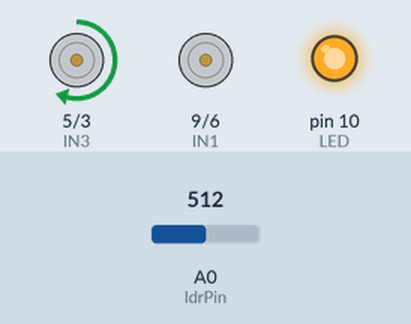
Simulated run of this sketch. Board: Arduino Uno, built with avr-gcc and run on an emulated ATmega328P. On the bench: motor-driver pin pairs drawn as motors (green arrow = first pin HIGH = forward, orange = second pin HIGH = backward, longer = more drive), output pins drawn as LEDs (lit = HIGH). The test bench sets the inputs (shaded band); at power-on: A0 (ldrPin) = 512.

Above: at 1.2 s.
1.3 s: A0 (ldrPin) set to 716
At 2.3 s:
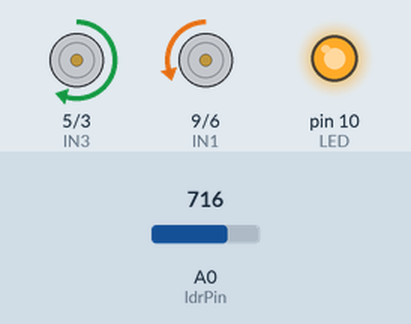
4.3 s: A0 (ldrPin) set to 900
At 4.51 s:
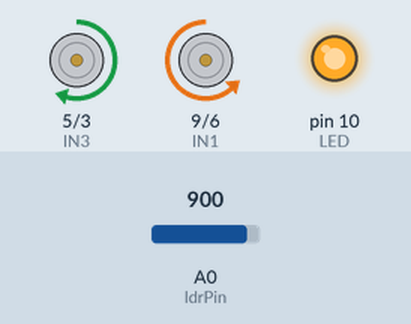
7.3 s: A0 (ldrPin) set to 306
At 9.1 s:
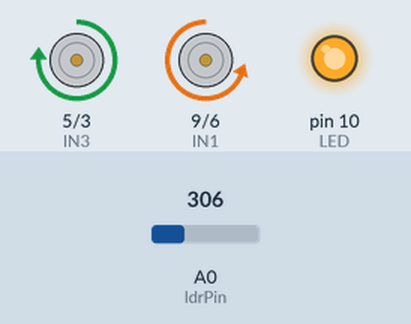
10.3 s: A0 (ldrPin) set to 1023
Timing chart, 0 to 14.0 s (numbered marks = the images above; inputs shaded):
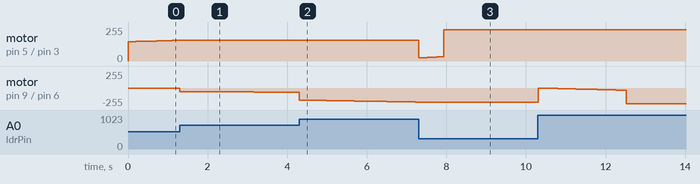

The sketch:

SeguidorDeLinhaSementes.ino
```cpp
const int IN1 = 9, IN2 = 6, IN3 = 5, IN4 = 3, ldrPin = 0, LED = 10;
float reg = 0, prerror = 0, error = 0, sM = 0, kp = 0.65, ki = 0.0001, kd = 0.1,  x = 0;
int ldrValor = 0, vbase = 35;

void Off(){
  digitalWrite(IN1,LOW);
  digitalWrite(IN2,LOW);
  digitalWrite(IN3,LOW);
  digitalWrite(IN4,LOW);
}

void setup(){
 pinMode(IN1,OUTPUT);
 pinMode(IN2,OUTPUT);
 pinMode(IN3,OUTPUT);
 pinMode(IN4,OUTPUT);

 pinMode(LED,OUTPUT);

 digitalWrite(LED, HIGH);

 //Serial.begin(9600);
}

void loop(){

  ldrValor = analogRead(ldrPin);
  //Serial.println(ldrValor);

      error = (682 - ldrValor);
      // 682 é a referência,     (leitura no preto + leitura no branco)/2  ---> Calibrar

      reg = reg + error;
      if(prerror > 0 && error <= 0) reg = 0;
      if(prerror < 0 && error >= 0) reg = 0;

      sM = (kp*error + ki*(reg) + kd*(error - prerror));
      Serial.print(ldrValor);
      Serial.print(" | ");
      Serial.print(x);
      Serial.print(" | ");

      if(sM > 255) sM = 200;
      if(sM < -255) sM = -200;

      Serial.println(sM);

      if(sM < 0){

          analogWrite(IN2,vbase-1*sM);
          analogWrite(IN1,0); // Motor direito

      }
      else{

          analogWrite(IN3,vbase+sM);
          analogWrite(IN4,0); // Motor esquerdo
      }
      prerror = error;
      delay(1);
}
```

Measured:
- after the input at 1.3 s, motor on pin 5 (IN3) / pin 3 (IN4): stays forward 155/255 (without the input it goes to forward 156/255 after 0.07 s); motor on pin 9 (IN1) / pin 6 (IN2): moves from stopped to backward 61/255 over 2.5 s, starting at once
- after the input at 7.3 s, motor on pin 9 (IN1) / pin 6 (IN2): stays backward 210/255 (without the input it goes to backward 211/255 after 0.02 s)
